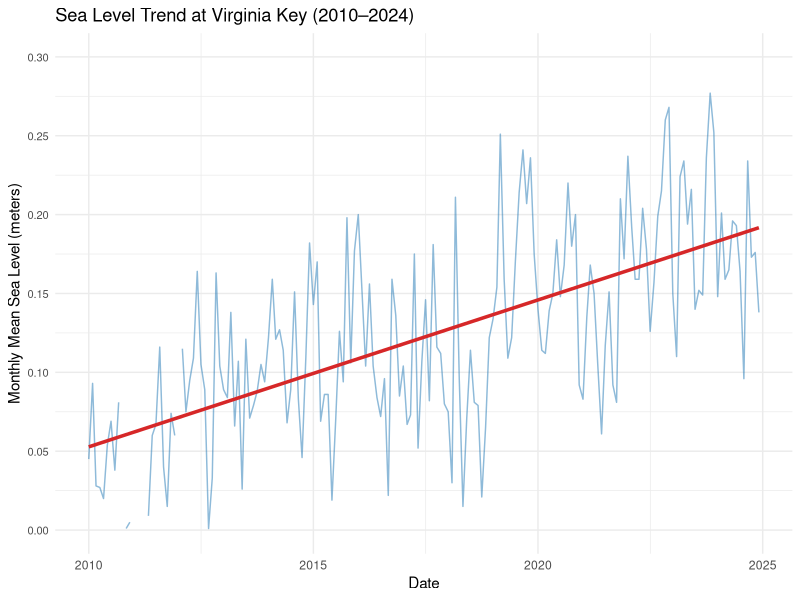
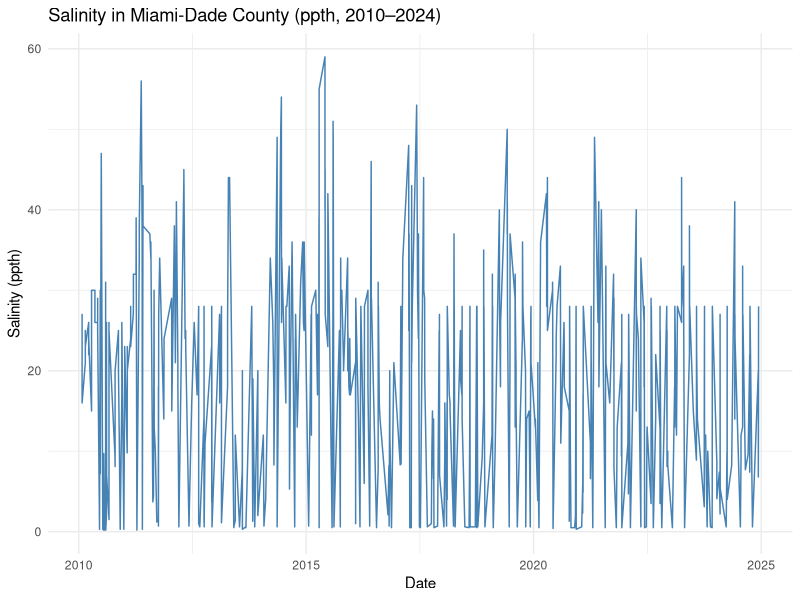

Reproduce these figures in R, in order.
## ---- chunk 1
library(tidyverse)
library(lubridate)

slr_data <- read_csv("8723214_SLR_VirginiaKey.csv", skip = 4, 
                     col_names = c("Year", "Month", "Monthly_MSL", "Linear_Trend", "High_Conf", "Low_Conf"))

slr_data <- slr_data %>%
  filter(!is.na(Year)) %>%
  mutate(
    Monthly_MSL = as.numeric(Monthly_MSL),  # convert to numeric!
    date = make_date(Year, Month, 1)
  ) %>%
  filter(date >= as.Date("2010-01-01") & date <= as.Date("2024-12-31"))

ggplot(slr_data, aes(x = date, y = Monthly_MSL)) +
  geom_line(color = "#1F77B4", alpha = 0.5) +
  geom_smooth(method = "lm", color = "#D62728", se = FALSE, size = 1.2) +
  scale_y_continuous(
    limits = c(0, 0.30),
    breaks = seq(0, 0.30, by = 0.05),
    labels = scales::number_format(accuracy = 0.01)
  ) +
  labs(
    title = "Sea Level Trend at Virginia Key (2010–2024)",
    x = "Date",
    y = "Monthly Mean Sea Level (meters)"
  ) +
  theme_minimal() +
  theme(
    axis.text.y = element_text(size = 8)
  )
## ---- chunk 2
salinity_data <- read.csv("salinity copy.csv")

salinity_data <- salinity_data %>%
  mutate(Activity_StartDate = as.Date(Activity_StartDate)) %>%
  filter(Activity_StartDate >= as.Date("2010-01-01") & Activity_StartDate <= as.Date("2024-12-31"),
         Location_CountyName == "Miami-Dade County")

ggplot(salinity_data, aes(x = Activity_StartDate, y = Result_Measure)) +
  geom_line(color = "steelblue", size = 0.5) +
  labs(title = "Salinity in Miami-Dade County (ppth, 2010–2024)",
       x = "Date",
       y = "Salinity (ppth)") +
  theme_minimal()
